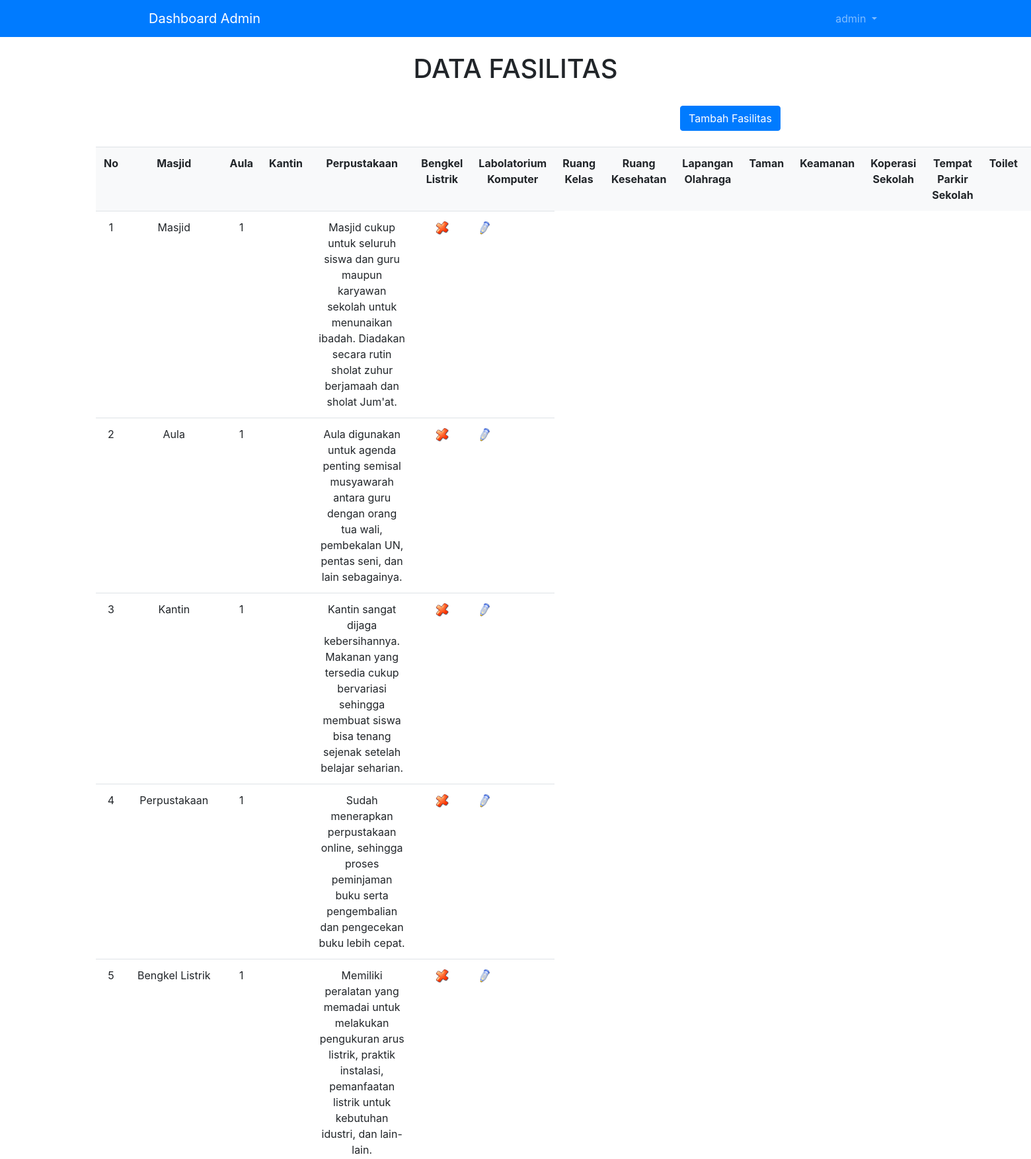
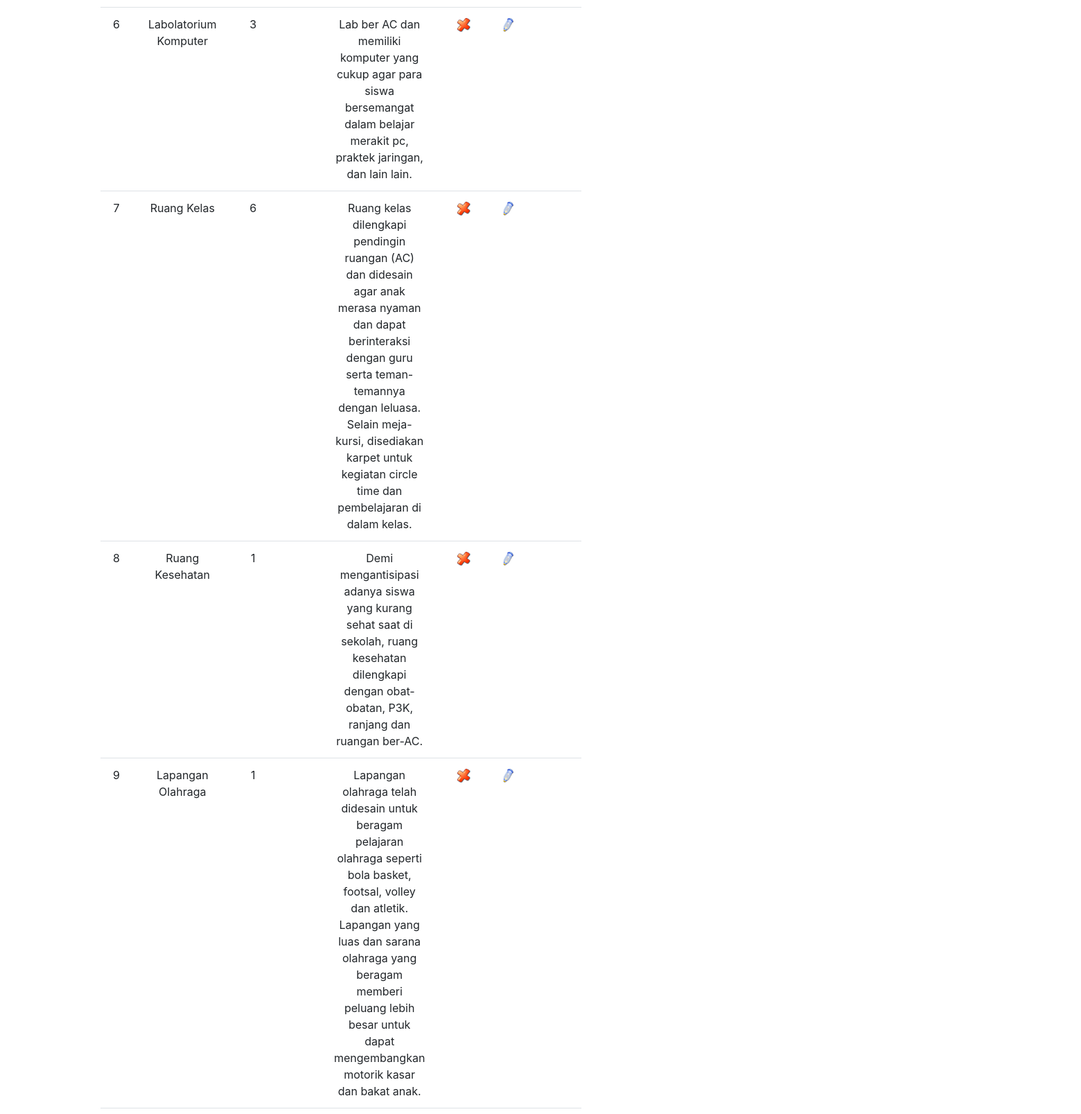
The page /dashboard/fasilitas/admin_data.php (signed in, upper part) on the database its author committed (2 pictures, top to bottom).
### tables this page shows
CREATE TABLE IF NOT EXISTS `fasilitas` (
`idFasilitas` int(11) NOT NULL,
  `nama` varchar(100) DEFAULT NULL,
  `jumlah` int(11) DEFAULT NULL,
  `pathImg` varchar(100) DEFAULT NULL,
  `deskripsi` varchar(255) DEFAULT NULL
);

### dashboard/fasilitas/admin_data.php (the view, shortened to what this page needs)
<?php
include '../layout/header.php';
if (empty($_SESSION['username']) AND empty($_SESSION['status'])) {
	echo "<center>Untuk mengakses halaman ini, Anda harus login <br>";
	echo "<a href=index.php><b>LOGIN</b></a></center>";
}
else{
	?>
	<br>
	<div class="container-fluid">
		<center><h1>DATA FASILITAS</h1></center>
		<div class="row">
			<div class="col-md-1"></div>
			<div class="col-md-10">
				<br>
				<form action="fasilitas_tambah.php">
						<div class="row">
							<div class="col-md-8"></div>
							<div class="col-md-2"><center><input type="submit" class="btn btn-primary" value="Tambah Fasilitas" /></center></div>
						</div>
						<br>
						<table class="table" >
							<tr class="bg-light">
									<td><div align="center"><strong>No</strong></div></td>
									<td><div align="center"><strong>Masjid</strong></div></td>
									<td><div align="center"><strong>Aula</strong></div></td>
									<td><div align="center"><strong>Kantin</strong></div></td>
									<td><div align="center"><strong>Perpustakaan</strong></div></td>
									<td><div align="center"><strong>Bengkel Listrik</strong></div></td>
									<td><div align="center"><strong>Labolatorium Komputer</strong></div></td>
									<td><div align="center"><strong>Ruang Kelas</strong></div></td>
									<td><div align="center"><strong>Ruang Kesehatan</strong></div></td>
									<td><div align="center"><strong>Lapangan Olahraga</strong></div></td>
									<td><div align="center"><strong>Taman</strong></div></td>
									<td><div align="center"><strong>Keamanan</strong></div></td>
									<td><div align="center"><strong>Koperasi Sekolah</strong></div></td>
									<td><div align="center"><strong>Tempat Parkir Sekolah</strong></div></td>
									<td><div align="center"><strong>Toilet</strong></div></td>
									<td><div align="center"><strong>Ruang OSIS</strong></div></td>
								</tr>
								<?php
								$batas = 20;
								$pg = isset( $_GET['pg'] ) ? $_GET['pg'] : "";
								if ( empty( $pg ) ) {
									$posisi = 0;
								} else {
									$posisi = ( $pg - 1 ) * $batas;
								}
								$no=0+$posisi;
								$tampil="SELECT * FROM fasilitas limit $posisi, $batas";
								$qryTampil=mysql_query($tampil);
								while ($dataTampil=mysql_fetch_array($qryTampil)) {
									$no++;
									?>
									<tr bgcolor="#FFFFFF">
										<td align="center"><?php echo $no ; ?></td>
										<td align="center"><?php echo $dataTampil['nama']; ?></td>
										<td align="center"><?php echo $dataTampil['jumlah']; ?></td>
										<td align="center"><?php echo $dataTampil['pathImg']; ?></td>
										<td align="center"><?php echo $dataTampil['deskripsi']; ?></td>
										<td>
											<div align="center">
												<a href="fasilitas_hapus.php?username=<?php echo $dataTampil['username'] ; ?>" onclick="javascript: return confirm('Anda yakin hapus ?')"><img src="gambar/hapus.png" width="20"></a>
											</td>
											<td>
												<a href="fasilitas_edit.php?username=<?php echo $dataTampil['username']; ?>"><img src="gambar/edit.png" width="20"></a>
											</div>
										</td>
									</tr>
								<?php } ?>
<br>
<br>
<div class="col-md-1"></div>
<?php }
include '../layout/footer.php';
?>

### dashboard/fasilitas/css/heroic-features.css (style rules this page uses)
body { padding-top: 56px; }

### rows shown on the page
fasilitas: nama "Masjid", jumlah "1", deskripsi "Masjid cukup untuk seluruh siswa dan guru maupun karyawan sekolah untuk menunaikan ibadah. Diadakan secara rutin sholat zuhur berjamaah dan sholat Jum'at."
fasilitas: nama "Aula", jumlah "1", deskripsi "Aula digunakan untuk agenda penting semisal musyawarah antara guru dengan orang tua wali, pembekalan UN, pentas seni, dan lain sebagainya."
fasilitas: nama "Kantin", jumlah "1", deskripsi "Kantin sangat dijaga kebersihannya. Makanan yang tersedia cukup bervariasi sehingga membuat siswa bisa tenang sejenak setelah belajar seharian."
fasilitas: nama "Perpustakaan", jumlah "1", deskripsi "Sudah menerapkan perpustakaan online, sehingga proses peminjaman buku serta pengembalian dan pengecekan buku lebih cepat."
fasilitas: nama "Bengkel Listrik", jumlah "1", deskripsi "Memiliki peralatan yang memadai untuk melakukan pengukuran arus listrik, praktik instalasi, pemanfaatan listrik untuk kebutuhan idustri, dan lain-lain."
fasilitas: nama "Labolatorium Komputer", jumlah "3", deskripsi "Lab ber AC dan memiliki komputer yang cukup agar para siswa bersemangat dalam belajar merakit pc, praktek jaringan, dan lain lain."
fasilitas: nama "Ruang Kelas", jumlah "6", deskripsi "Ruang kelas dilengkapi pendingin ruangan (AC) dan didesain agar anak merasa nyaman dan dapat berinteraksi dengan guru serta teman-temannya dengan leluasa. Selain meja-kursi, disediakan karpet untuk kegiatan circle time dan pembelajaran di dalam kelas."
fasilitas: nama "Ruang Kesehatan", jumlah "1", deskripsi "Demi mengantisipasi adanya siswa yang kurang sehat saat di sekolah, ruang kesehatan dilengkapi dengan obat-obatan, P3K, ranjang dan ruangan ber-AC."
fasilitas: nama "Lapangan Olahraga", jumlah "1", deskripsi "Lapangan olahraga telah didesain untuk beragam pelajaran olahraga seperti bola basket, footsal, volley dan atletik. Lapangan yang luas dan sarana olahraga yang beragam memberi peluang lebih besar untuk dapat mengembangkan motorik kasar dan bakat anak."

### other values the page prints
$_SESSION['username'] "admin"
